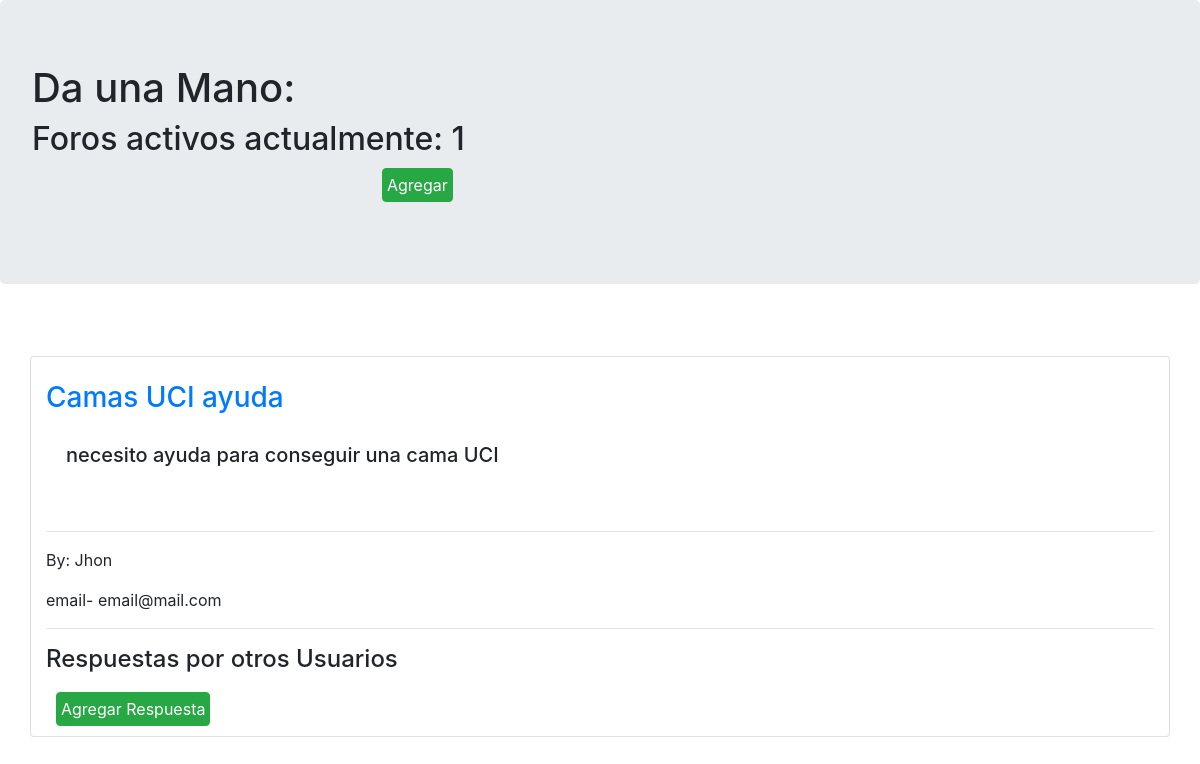
Page /forito/ on the earlier database version.
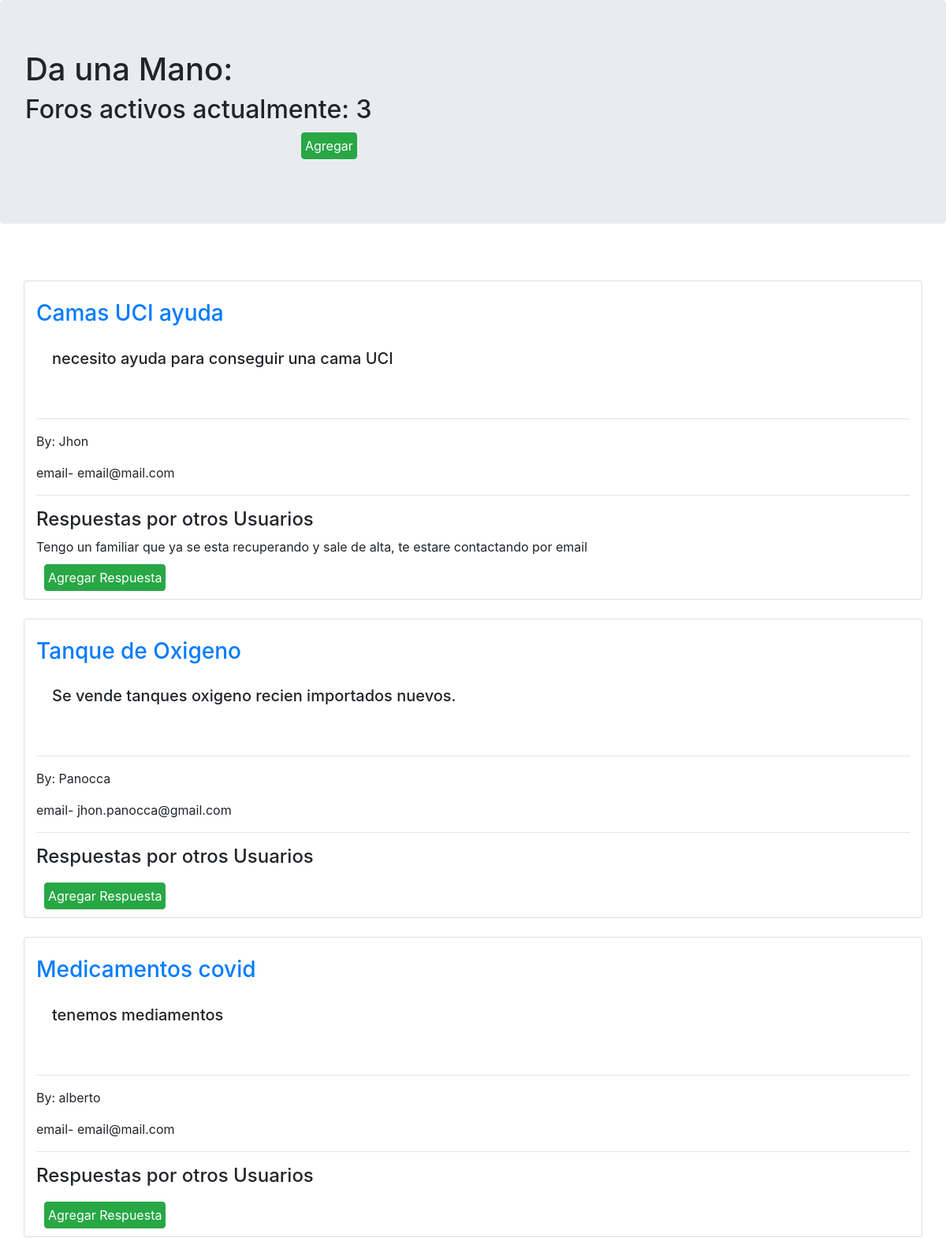
Same page on the later database version.
### foro/models.py (models this page shows, shortened)
class forum(models.Model):
    name=models.CharField(max_length=200,default="anonymous" )
    email=models.CharField(max_length=200,null=True)
    topic= models.CharField(max_length=300)
    description = models.CharField(max_length=1000,blank=True)
    link = models.CharField(max_length=100 ,null =True)
    date_created=models.DateTimeField(auto_now_add=True,null=True)

class Discussion(models.Model):
    forum = models.ForeignKey(forum,blank=True,on_delete=models.CASCADE)
    discuss = models.CharField(max_length=1000)

### foro/views.py (the view)
# urls.py: path('forito/',foros,name='forito'),
def foros(request):
    forums=forum.objects.all()
    count=forums.count()
    discussions=[]
    for i in forums:
        discussions.append(i.discussion_set.all())
    context={'forums':forums,
              'count':count,
              'discussions':discussions}
    return render(request,'home.html',context)

### templates/home.html (shortened to what this page needs)
{% load static %}
<!DOCTYPE html>
<html lang="en">
<head>
    <link rel="stylesheet" href="https://stackpath.bootstrapcdn.com/bootstrap/4.5.0/css/bootstrap.min.css"0>
</head>
<body>
    <div class="jumbotron">
        <h1>Da una Mano:</h1>
        <h2>
             Foros activos actualmente: {{count}}
            <form method="POST" action="{% url 'addInForum' %}">
            <button class="btn btn-success" style="width:fit-content; padding: 4px; margin:10px;margin-left: 350px;">Agregar</button>
            </form>
        </h2>
    </div>
            <div class="card-columns" style="padding: 10px; margin: 20px;"></div>
            {%for forum in forums %}
                <div class="card box container">
                    <br>
                    <h5 class="card-title">
                        <a href='{{forum.link}}'><h3>{{forum.topic}}</h3></a>
                        <div class="card-body container">
                                <p>{{forum.description}}</p>
                            </h5>
                            <hr>
                            <p> By: {{forum.name}}</p>
                            email- {{forum.email}}
                            <hr>
                            <h4>Respuestas por otros Usuarios</h4>
                            {%for discuss in discussions%}
                            {%for objs in discuss%}
                            {% if objs.forum == forum %}
                               {{objs.discuss}}
                               <br>
                            {% endif %}
                            {%endfor%}
                            {%endfor%}
                            <form method="POST" action="{% url 'addInDiscussion' %}">
                            <button class="btn btn-success" style="width:fit-content; padding: 4px; margin:10px;">Agregar Respuesta</button>
                            </form>
                        </div>
            <br>
            {%endfor%}
</body>
</html>

Differences in the rows shown:
added Discussion: discuss "Tengo un familiar que ya se esta recuperando y sale de alta, te estare contactando por email", shown under forum "Camas UCI ayuda"
added forum: topic "Tanque de Oxigeno", description "Se vende tanques oxigeno recien importados nuevos.", name "Panocca", email "jhon.panocca@gmail.com"
added forum: topic "Medicamentos covid", description "tenemos mediamentos", name "alberto", email "email@mail.com"
Other differences:
{{ count }}: "1" → "3"
